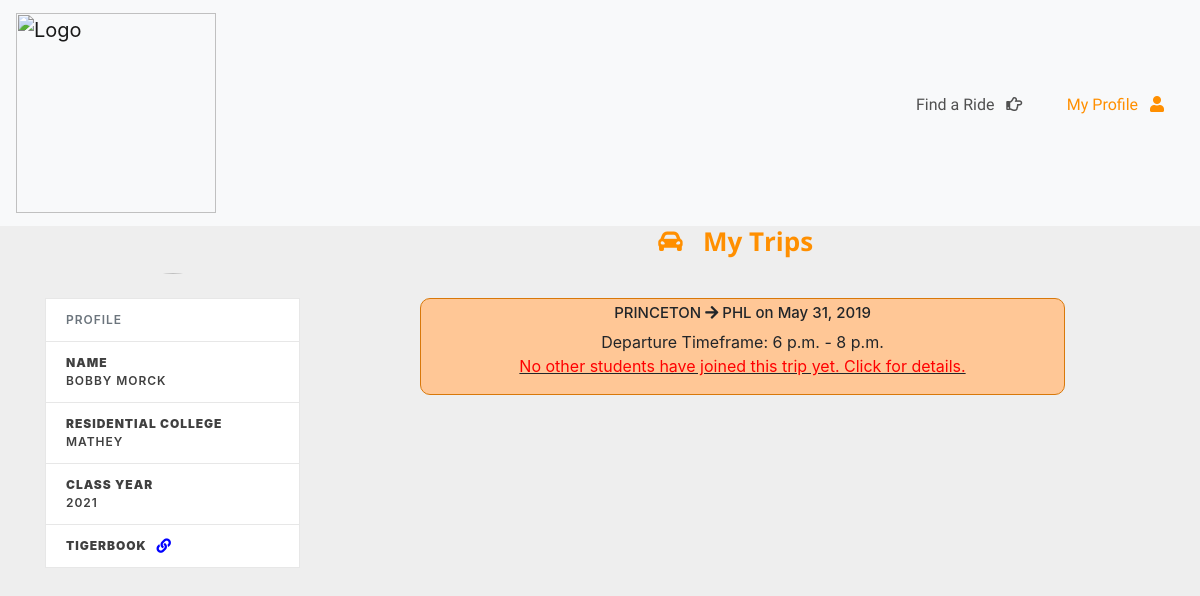
The app's page /profile/ (signed in) with its own data.
### users/models.py (models this page shows)
class Profile(models.Model):
    user = models.OneToOneField(User, on_delete=models.CASCADE, related_name='person')
    name = models.CharField(max_length=50, default='Firstname Lastname')
    college = models.CharField(max_length=50, default='RoMa')
    email = models.CharField(max_length=50, default='example@princeton.edu')
    year = models.CharField(max_length=50, default='#')
    piclink = models.CharField(max_length=50, default='#')
    tigerlink = models.CharField(max_length=50, default='#')

### tigertravel/models.py (models this page shows, shortened)
class Request(models.Model):
	origin = models.CharField(max_length=50, default='PRINCETON')
	destination = models.CharField(max_length=50)
	date = models.DateField()
	start_time = models.TimeField()
	end_time = models.TimeField()
	person = models.ForeignKey(User, on_delete=models.CASCADE)
	name = models.CharField(max_length=50, default='person')

class Group(models.Model):
	origin = models.CharField(max_length=50, default='PRINCETON')
	destination = models.CharField(max_length=50)
	date = models.DateField()
	start_time = models.TimeField()
	end_time = models.TimeField()
	members = models.ManyToManyField(Request)
	comments = models.ManyToManyField(Comment)
	size = models.CharField(max_length=50, default="1")
	text = models.TextField(default="message")

### tigertravel/views.py (the view)
# urls.py: path('profile/', login_required(RequestListView.as_view()), name='tigertravel-profile'),
class RequestListView(ListView):
	model = Request
	context_object_name = 'posts'
	ordering = ['date']
	template_name = 'tigertravel/profile.html'
	def get_context_data(self, **kwargs):
		context = super(RequestListView, self).get_context_data(**kwargs)
		context['groups'] = Group.objects.all()
		return context

### tigertravel/templates/tigertravel/profile.html (shortened to what this page needs)
{% extends "tigertravel/base.html" %}
{% block content %}
<div id="prof" class="content-section">
 <div class="container bootstrap snippet">
  <div class="row">
    <div class="col-sm-3">
      <center><img class="rounded-circle account-img" style="width:148px;height:190px" src="https://tigerbook.herokuapp.com/images/name"></div></center>
      <div class = "col-sm-9">
        <br>
        <br>
        <h2 class = welcome>
        Welcome Back, {{ user.person.name }}!</h2>
        <h2 class = requests>
        <i class="fas fa-car-alt"></i> &nbsp My Trips &nbsp </h2>
      </div>
    </div>
  <div class="row">
    <div class="col-sm-3 w3-hide-small">
      <ul class="list-group">
        <li class="list-group-item text-muted">Profile</li>
        <li class="list-group-item text-left"><span class="pull-left"><strong>Name</br></strong></span> {{ user.person.name }}</li>
        <li class="list-group-item text-left"><span class="pull-left"><strong>Residential College</br></strong></span> {{ user.person.college }} </li>
        <li class="list-group-item text-left"><span class="pull-left"><strong>Class Year</br></strong></span> {{ user.person.year }}</li>
        <li class="list-group-item text-left"><span class="pull-left"><strong>TigerBook &nbsp <a href = "{{ user.person.tigerlink }}" target="_blank"><i style="color: blue" class="fas fa-link"></i></a></br></strong></span></li>
      </ul>
  </div>
  <div class="col-sm-9 w3-hide-small">
    <div class="row">
      <div class="col">
        <div class="col">
          <div class="col">
            <div class="col">
              <div class="col">
               <div class="col">
                 <div class="col">
                   <div class="scroller">
                      {% for post in object_list %}
                      {% if post.person == user %}
                      <div class ="container" style="background-color: #ffc796; text-align: center; border:1px solid #d8780a; border-radius: 10px;">
                        <h1 style="font-size:15px; padding-top: 5px"> {{ post.origin }}&nbsp;<i class="fas fa-arrow-right"></i>&nbsp;{{ post.destination }} on {{ post.date|date:"F d, Y" }}</h1>
                        Departure Timeframe: {{ post.group_set.first.start_time }} - {{ post.group_set.first.end_time }}
                        {% if post.group_set.first.size == '1' %}
                        <p><a href="{% url 'group-detail' post.group_set.first.id %}" style="text-decoration: underline;"><font color="red">No other students have joined this trip yet. Click for details.</font></a></p>
                        {% else %}
                        <p><a href="{% url 'group-detail' post.group_set.first.id %}" style="text-decoration: underline;"><font color="blue">Currently in a group of {{ post.group_set.first.size}} total members. Click for details.</font></a></p>
                        {% endif %}
                      </div>
                      {% endif %}
                      {% endfor %}
                    </div>
                  </div>
                </div>
              </div>
            </div>
          </div>
        </div>
      </div>
    </div>
  </div>
</div>
{% endblock content %}

### tigertravel/templates/tigertravel/base.html (shortened to what this page needs)
{% load static %}
<!DOCTYPE html>
<html lang="en">
<head>
	<link rel="stylesheet" href="https://stackpath.bootstrapcdn.com/bootstrap/4.3.1/css/bootstrap.min.css">
	<link rel="stylesheet" href="https://use.fontawesome.com/releases/v5.8.1/css/all.css">
	<link rel="stylesheet" type="text/css" href="{% static 'tigertravel/stylesheet.css' %}">
	<link type="text/css" rel="stylesheet" href="{% static 'tigertravel/css/style.css' %}" />
	<link rel="stylesheet" href="http://ajax.googleapis.com/ajax/libs/jqueryui/1.8.10/themes/base/jquery-ui.css">
</head>
</head>
<body>
	<nav class="navbar navbar-light bg-light static-top hidden-md-down w3-hide-small" style = "position:fixed; top:0; width:100%; z-index: 100">
		<a class="navbar-brand" href="{% url 'tigertravel-login' %}"><img style="width: 200px;" src="{% static 'tigertravel/images/trans.png' %}" alt="Logo"></a>
		<ul>
			<li><a href="{% url 'tigertravel-home' %}" id="home">Find a Ride &nbsp <i class="far fa-hand-point-right"></i></a></li>
			<li><a href="{% url 'tigertravel-profile' %}" id="profile">My Profile &nbsp <i class="fas fa-user"></i></a></li>
		</ul>
	</nav>
	<div style="margin-top:67px">
		{% block content %}{% endblock %}
	</div>
</body>
</html>

### tigertravel/static/tigertravel/stylesheet.css (style rules this page uses)
body { background:#eee; }
h2.welcome { font-family: Open Sans; font-weight: bold; text-align: center; }
h2.requests { font-family: Open Sans; font-weight: bold; font-size: 26px; text-align: center; color: #ff8f00; }
.scroller { overflow-y: scroll; height: 275px; }
.list-group-item i { display: inline-block; margin-top: -1px; margin-right: 8px; font-size: 1.2em; vertical-align: middle; }
.list-group-item:last-child { margin-bottom: 0; border-bottom-right-radius: .25rem; border-bottom-left-radius: .25rem; }
.list-group-item { padding-top: 16px; padding-bottom: 16px; -webkit-transition: all .3s; transition: all .3s; border: 1px solid #e7e7e7 !important; border-radius: 0 !important; color: #404040; font-size: 12px; font-weight: 600; letter-spacing: .08em; text-transform: uppercase; text-decoration: none; }
.list-group-item { position: relative; display: block; padding: .75rem 1.25rem; margin-bottom: -1px; background-color: #fff; border: 1px solid rgba(0,0,0,0.125); }
a:link { text-decoration: none; }
nav { position:fixed; top:0; width:100%; z-index: 100; }
nav ul { list-style: none; text-align: right; }
nav ul li { display: inline-block; }
nav ul li a { display: block; padding: 10px; text-decoration: none; color: #505050; font-family: Helvetica; margin: 0 10px; }
nav ul li a, nav ul li a:after, nav ul li a:before { transition: all .5s; }
nav ul li a { position: relative; }
nav ul li a:after { position: absolute; bottom: 0; left: 0; right: 0; margin: auto; width: 0%; content: '.'; color: transparent; background: #ff8f00; height: 1px; }
nav ul li a.active { color: #ff8f00; }
.active:after { content: "\25B2"; }
img { vertical-align:middle }
a { color:inherit }

### records on screen
Request: origin "PRINCETON", destination "PHL", date "May 31, 2019", group_set.first.start_time "6 p.m.", group_set.first.end_time "8 p.m.", shows "No other students have joined this trip yet. Click for details."

### other values on screen
{{ user.person.name }} "BOBBY MORCK"
{{ user.person.college }} "MATHEY"
{{ user.person.year }} "2021"
